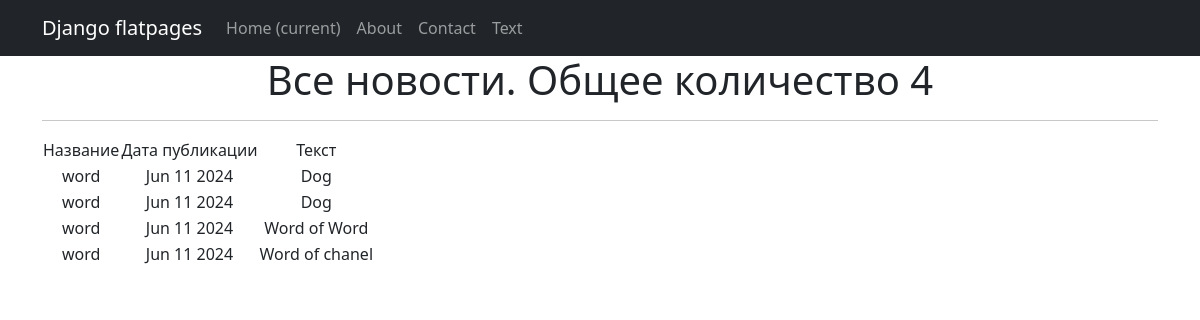
/post/, run on an earlier commit of the app's database.
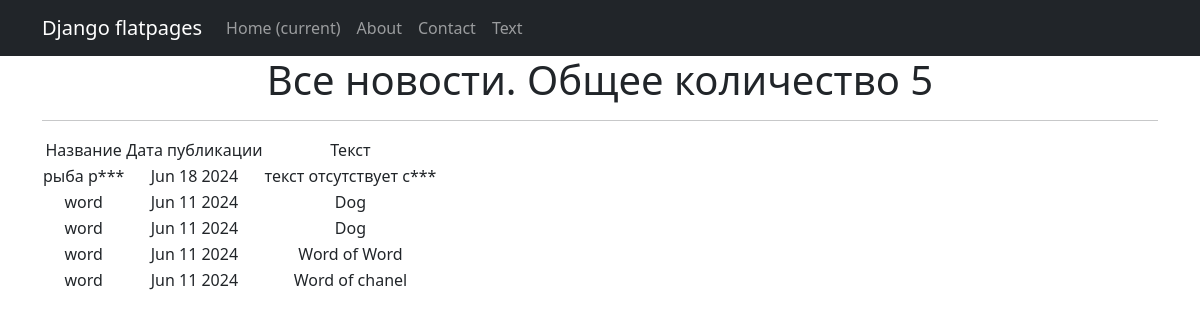
And on a later commit of the database.
### news/models.py (models this page shows, shortened)
class Post(models.Model):
    article = 'статья'
    news = 'новость'
    POSITIONS = [
        (article, 'article'),
        (news, 'news'),
    ]
    author = models.ForeignKey(Author, on_delete=models.CASCADE)
    news = models.CharField(max_length=55, choices=POSITIONS, default='новость')
    time_in = models.DateTimeField(auto_now_add=True)
    products = models.ManyToManyField(Category, through='PostCategory')
    title_news = models.CharField(max_length=55)
    text_news = models.TextField(default="Текст отсутствует")
    post_reiting = models.IntegerField(default=0)

### news/views.py (the view)
# urls.py: path('', ProductList.as_view(), name='news_list'),
class ProductList(ListView):
    model = Post
    ordering = '-time_in'
    template_name = 'news.html'
    context_object_name = 'news'
    paginate_by = 10
    def get_context_data(self, **kwargs):
        context = super().get_context_data(**kwargs)
        context['time_now'] = datetime.utcnow()
        context['next_sale'] = None
        return context

### news/templatetags/custom_filters.py (called while the page is built)
@register.filter()
def censorship(text):
   STOP_LIST = [
       'мат',
       'редиска',
       'сук',
   ]
   for word in STOP_LIST:
      if word in text:
          text = text.lower().replace(word.lower(), word[0]+'***')
   return f'{text}'

### templates/news.html (shortened to what this page needs)
{% extends 'flatpages/default.html' %}
{% load custom_filters %}!
{% block content %}
<h1>Все новости. Общее количество {{news|length}}</h1>
<hr>
{% if news %}
<table>
    <tr>
        <td> Название</td>
        <td> Дата публикации</td>
        <td> Текст</td>
    </tr>
    {% for news in news %}
    <tr>
        <td>{{ news.title_news|censorship }}</td>
        <td>{{ news.time_in|date:'M d Y' }}</td>
        <td>{{ news.text_news|censorship}}</td>
    </tr>
    {% endfor %}
</table>
{% else %}
<h2>Статей нет!</h2>
{% endif %}
{% endblock content %}

### templates/flatpages/default.html (shortened to what this page needs)
<!DOCTYPE html>
<html lang="en">
<head>
    {% load static %}
    <link href="{% static 'css/styles.css' %}" rel="stylesheet"/>
</head>
<body>
<nav class="navbar navbar-expand-lg navbar-dark bg-dark static-top">
    <div class="container">
        <a class="navbar-brand" href="#">Django flatpages</a>
        <div class="collapse navbar-collapse" id="navbarResponsive">
            <ul class="navbar-nav ml-auto">
                <li class="nav-item active">
                    <a class="nav-link" href="#">Home
                        <span class="sr-only">(current)</span>
                    </a>
                </li>
                <li class="nav-item">
                    <a class="nav-link" href="/about/">About</a>
                </li>
                <li class="nav-item">
                    <a class="nav-link" href="/contact/">Contact</a>
                </li>
                <li class="nav-item">
                    <a class="nav-link" href="/text/">Text</a>
                </li>
            </ul>
        </div>
    </div>
</nav>
<div class="container">
    <div class="row">
        <div class="col-lg-12 text-center">
            {% block content %}{% endblock content %}
        </div>
    </div>
</div>
</body>
</html>

What changed in the data, as far as the page shows it:
added Post: title_news|censorship "рыба р***", time_in "Jun 18 2024", text_news|censorship "текст отсутствует с***"
Also different on the page:
{{ news|length }}: "4" → "5"
